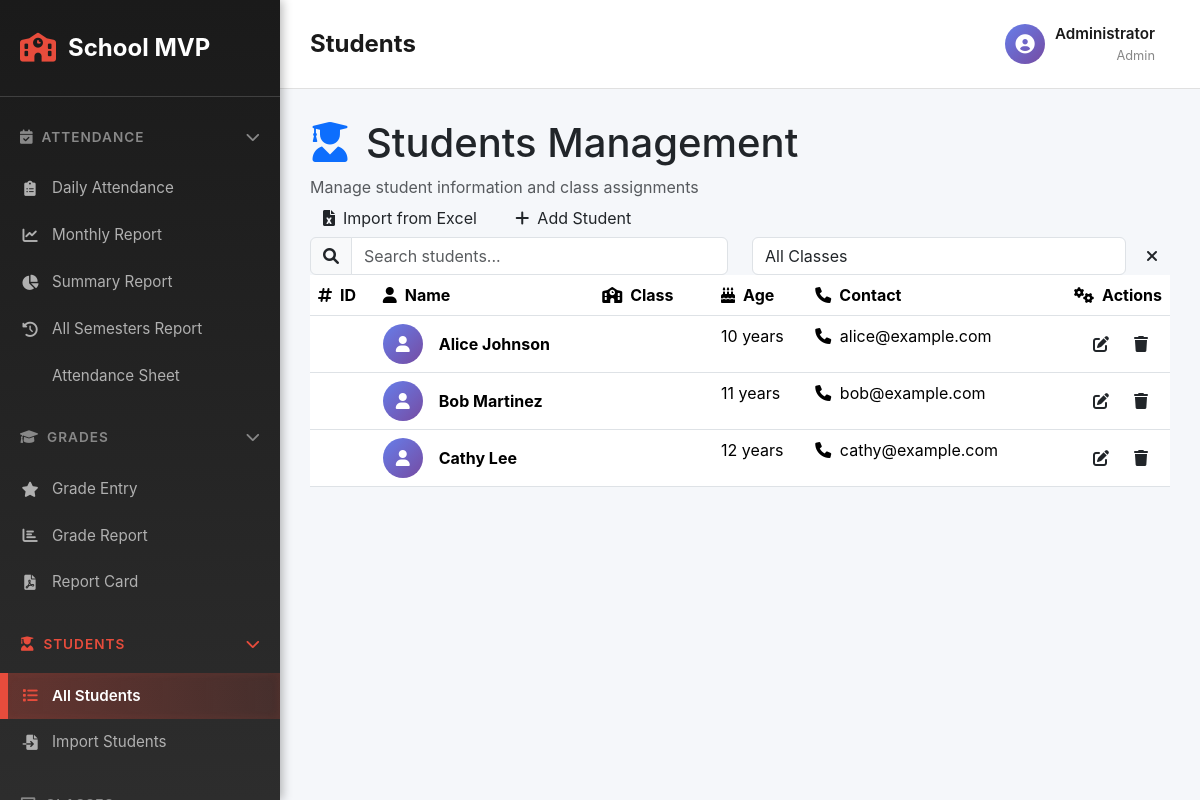
/students.php (signed in), run on the app's committed database.
### tables this page shows
CREATE TABLE IF NOT EXISTS students (
  id INT AUTO_INCREMENT PRIMARY KEY,
  name VARCHAR(128) NOT NULL,
  age INT DEFAULT NULL,
  contact VARCHAR(128) DEFAULT NULL,
  class_id INT DEFAULT NULL,
  photo VARCHAR(255) DEFAULT NULL,
  created_at TIMESTAMP DEFAULT CURRENT_TIMESTAMP,
  FOREIGN KEY (class_id) REFERENCES classes(id) ON DELETE SET NULL
);

### students.php (the view, shortened to what this page needs)
<?php
$pdo = getDb();
$students = $pdo->query('SELECT s.*, c.name AS class_name FROM students s LEFT JOIN classes c ON c.id = s.class_id ORDER BY s.name')->fetchAll();
?>
<?php include __DIR__ . '/inc/sidebar-header.php'; ?>
<div class="table-header">
    <div>
        <h1 class="table-title">
            <i class="fas fa-user-graduate me-3 text-primary"></i>Students Management
        </h1>
        <p class="text-muted mb-0">Manage student information and class assignments</p>
    </div>
    <div class="table-actions">
        <button type="button" class="btn btn-success-custom me-2" data-bs-toggle="modal" data-bs-target="#importModal">
            <i class="fas fa-file-excel me-2"></i>Import from Excel
        </button>
        <a href="students.php?action=add" class="btn btn-primary-custom">
            <i class="fas fa-plus me-2"></i>Add Student
        </a>
    </div>
</div>
<div class="table-container">
    <div class="search-container">
        <div class="row align-items-center">
            <div class="col-md-6">
                <div class="input-group">
                    <span class="input-group-text">
                        <i class="fas fa-search"></i>
                    </span>
                    <input type="text" class="form-control search-input" placeholder="Search students...">
                </div>
            </div>
            <div class="col-md-6">
                <div class="d-flex gap-2">
                    <select class="form-control filter-select" id="classFilter">
                        <option value="">All Classes</option>
                    </select>
                    <button class="btn btn-secondary-custom" onclick="clearFilters()">
                        <i class="fas fa-times"></i>
                    </button>
                </div>
            </div>
        </div>
    </div>
    <div class="table-responsive">
        <table class="table">
            <thead>
                <tr>
                    <th data-sort="number">
                        <i class="fas fa-hashtag me-2"></i>ID
                    </th>
                    <th data-sort="text">
                        <i class="fas fa-user me-2"></i>Name
                    </th>
                    <th data-sort="text">
                        <i class="fas fa-school me-2"></i>Class
                    </th>
                    <th data-sort="number">
                        <i class="fas fa-birthday-cake me-2"></i>Age
                    </th>
                    <th>
                        <i class="fas fa-phone me-2"></i>Contact
                    </th>
                    <th class="text-end">
                        <i class="fas fa-cogs me-2"></i>Actions
                    </th>
                </tr>
            </thead>
            <tbody>
                <?php if (!empty($students)): ?>
                    <?php foreach ($students as $index => $student): ?>
                        <tr data-class-id="<?= $student['class_id'] ?? '' ?>" style="animation-delay: <?= $index * 0.05 ?>s">
                            <td>
                                <span class="badge badge-info-custom">#<?= htmlspecialchars($student['id']) ?></span>
                            </td>
                            <td>
                                <div class="d-flex align-items-center">
                                    <div class="avatar-circle me-3">
                                        <?php if ($student['photo']): ?>
                                            <img src="<?= htmlspecialchars($student['photo']) ?>" alt="Student photo" style="width: 100%; height: 100%; object-fit: cover; border-radius: 50%;">
                                        <?php else: ?>
                                            <i class="fas fa-user"></i>
                                        <?php endif; ?>
                                    </div>
                                    <div>
                                        <strong><?= htmlspecialchars($student['name']) ?></strong>
                                    </div>
                                </div>
                            </td>
                            <td>
                                <?php if ($student['class_name']): ?>
                                    <span class="badge badge-success-custom">
                                        <i class="fas fa-graduation-cap me-1"></i>
                                    </span>
                                <?php endif; ?>
                            </td>
                            <td>
                                <?php if ($student['age']): ?>
                                    <?= htmlspecialchars($student['age']) ?> years
                                <?php else: ?>
                                    <span class="text-muted">-</span>
                                <?php endif; ?>
                            </td>
                            <td>
                                <?php if ($student['contact']): ?>
                                    <i class="fas fa-phone me-1"></i>
                                    <?= htmlspecialchars($student['contact']) ?>
                                <?php else: ?>
                                    <span class="text-muted">-</span>
                                <?php endif; ?>
                            </td>
                            <td class="text-end">
                                <div class="btn-group" role="group">
                                    <a href="students.php?action=edit&id=<?= $student['id'] ?>"
                                       class="btn btn-edit action-btn"
                                       data-tooltip="Edit student">
                                        <i class="fas fa-edit"></i>
                                    </a>
                                    <a href="students.php?action=delete&id=<?= $student['id'] ?>"
                                       class="btn btn-delete action-btn"
                                       data-tooltip="Delete student"
                                       onclick="return confirm('Are you sure you want to delete <?= htmlspecialchars($student['name']) ?>?');">
                                        <i class="fas fa-trash"></i>
                                    </a>
                                </div>
                            </td>
                        </tr>
                    <?php endforeach; ?>
                <?php endif; ?>
            </tbody>
        </table>
    </div>
</div>
<?php include __DIR__ . '/inc/sidebar-footer.php'; ?>

### inc/sidebar-header.php (style rules this page uses)
* { margin: 0; padding: 0; box-sizing: border-box; }
html, body { width: 100%; height: 100%; margin: 0 !important; padding: 0 !important; }
body { display: flex !important; min-height: 100vh; background-color: #f5f7fa; font-family: -apple-system, BlinkMacSystemFont, "Segoe UI", Roboto, "Helvetica Neue", Arial, sans-serif; flex-wrap: nowrap !important; }
.d-flex { display: flex !important; }
.align-items-center { align-items: center !important; }
.mb-0 { margin-bottom: 0 !important; }

### students.php (style rules this page uses)
.avatar-circle { width: 40px; height: 40px; border-radius: 50%; background: linear-gradient(135deg, #667eea 0%, #764ba2 100%); display: flex; align-items: center; justify-content: center; color: white; font-size: 16px; overflow: hidden; }
.table tbody tr { animation: fadeInUp 0.6s ease-out both; }
.btn-group .action-btn { border-radius: 8px !important; margin: 0 2px; padding: 8px 12px; border: none; transition: all 0.3s ease; }

### data on the page
students: name "Alice Johnson", age "10", contact "alice@example.com"
students: name "Bob Martinez", age "11", contact "bob@example.com"
students: name "Cathy Lee", age "12", contact "cathy@example.com"

### other printed values
APP_NAME "School MVP"
$pageTitle "Students"
$user['name'] "Administrator"
$user['role'] "Admin"
